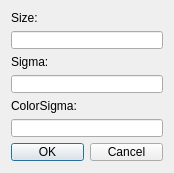
<?xml version="1.0" encoding="UTF-8"?>
<ui version="4.0">
 <class>GetBilateralDialog</class>
 <widget class="QDialog" name="GetBilateralDialog">
  <property name="geometry">
   <rect>
    <x>0</x>
    <y>0</y>
    <width>174</width>
    <height>173</height>
   </rect>
  </property>
  <property name="sizePolicy">
   <sizepolicy hsizetype="Fixed" vsizetype="Fixed">
    <horstretch>0</horstretch>
    <verstretch>0</verstretch>
   </sizepolicy>
  </property>
  <property name="minimumSize">
   <size>
    <width>174</width>
    <height>173</height>
   </size>
  </property>
  <property name="maximumSize">
   <size>
    <width>174</width>
    <height>173</height>
   </size>
  </property>
  <property name="windowTitle">
   <string>Dialog</string>
  </property>
  <layout class="QGridLayout" name="gridLayout">
   <item row="0" column="0">
    <widget class="QLabel" name="label">
     <property name="text">
      <string>Size:</string>
     </property>
    </widget>
   </item>
   <item row="1" column="0">
    <widget class="QLineEdit" name="bilaSizeLineEdit"/>
   </item>
   <item row="2" column="0">
    <widget class="QLabel" name="label_2">
     <property name="text">
      <string>Sigma:</string>
     </property>
    </widget>
   </item>
   <item row="3" column="0">
    <widget class="QLineEdit" name="bilaSigmaLineEdit"/>
   </item>
   <item row="4" column="0">
    <widget class="QLabel" name="label_3">
     <property name="text">
      <string>ColorSigma:</string>
     </property>
    </widget>
   </item>
   <item row="5" column="0">
    <widget class="QLineEdit" name="bilaColorSigmaLineEdit"/>
   </item>
   <item row="6" column="0">
    <widget class="QDialogButtonBox" name="buttonBox">
     <property name="orientation">
      <enum>Qt::Horizontal</enum>
     </property>
     <property name="standardButtons">
      <set>QDialogButtonBox::Cancel|QDialogButtonBox::Ok</set>
     </property>
    </widget>
   </item>
  </layout>
 </widget>
 <resources/>
 <connections>
  <connection>
   <sender>buttonBox</sender>
   <signal>accepted()</signal>
   <receiver>GetBilateralDialog</receiver>
   <slot>accept()</slot>
   <hints>
    <hint type="sourcelabel">
     <x>248</x>
     <y>254</y>
    </hint>
    <hint type="destinationlabel">
     <x>157</x>
     <y>274</y>
    </hint>
   </hints>
  </connection>
  <connection>
   <sender>buttonBox</sender>
   <signal>rejected()</signal>
   <receiver>GetBilateralDialog</receiver>
   <slot>reject()</slot>
   <hints>
    <hint type="sourcelabel">
     <x>316</x>
     <y>260</y>
    </hint>
    <hint type="destinationlabel">
     <x>286</x>
     <y>274</y>
    </hint>
   </hints>
  </connection>
 </connections>
</ui>
